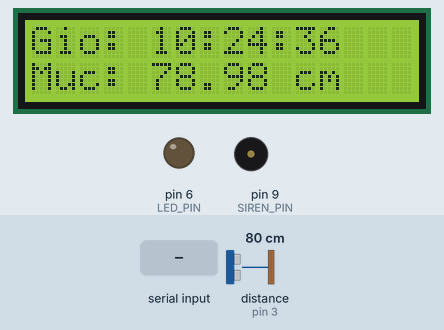
Simulated run of this sketch. Board: Arduino Uno, built with avr-gcc and run on an emulated ATmega328P. On the bench: 16×2 character LCD, output pins drawn as LEDs (lit = HIGH), buzzer (waves = sounding, pin HIGH). Wiring (inferred from the names in the program): ultrasonic range finder: trigger pin 2; echo pin 3. The test bench sets the inputs (shaded band); at power-on: distance to the obstacle (sensor on pin 3) 80 cm. The echo pulse lasts 58.3 µs per cm; the local clock reads 2024-03-15 10:24:30 at power-on unless the sketch sets it; the modem accepts every AT command (registered, SIM ready, sends succeed) and sends nothing else; pins used as bus, display or sensor lines are not drawn; what the sketch prints to the serial monitor is not drawn.

Above: at 7.0 s.
7.1 s: distance to the obstacle (sensor on pin 3) set to 2 cm
At 8.5 s:
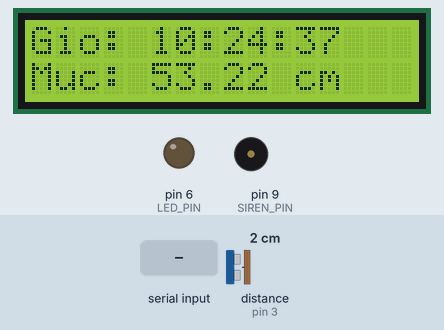
10.4 s: distance to the obstacle (sensor on pin 3) set to 120 cm
At 13.4 s:
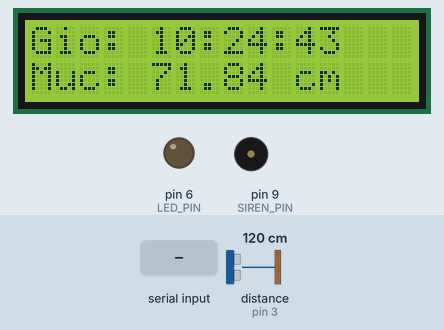
13.5 s: "90 45\n" received over Serial
At 15.8 s:
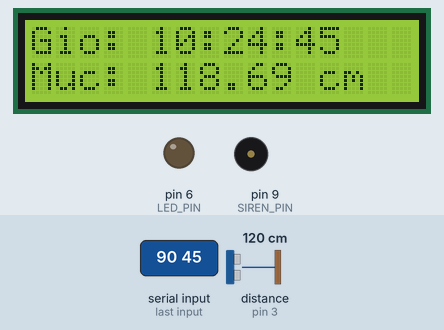
17.6 s: distance to the obstacle (sensor on pin 3) set to 4 cm
At 18.9 s:
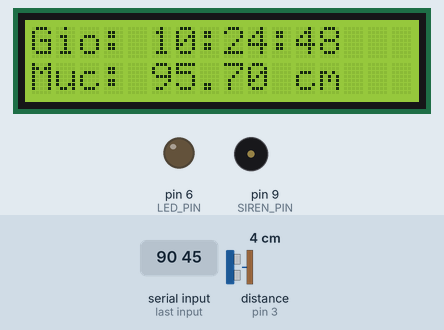
20.9 s: distance to the obstacle (sensor on pin 3) set to 35 cm
At 32.5 s:
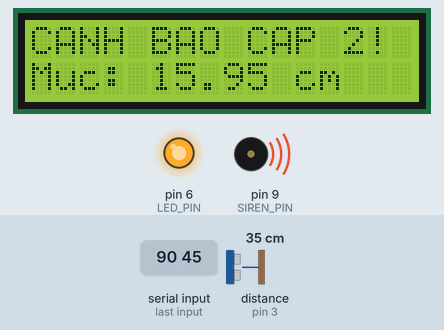
Timing chart, 0 to 33.2 s (numbered marks = the images above; inputs shaded):
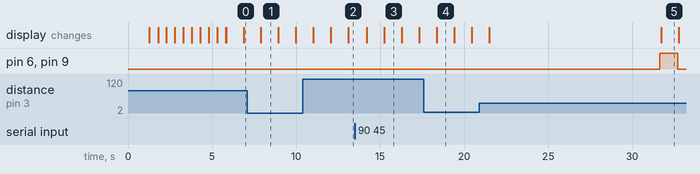

The sketch:

original.ino
```cpp
#include <Wire.h>
#include <LiquidCrystal_I2C.h>
#include <EEPROM.h>
#include <RTClib.h>
#include <SoftwareSerial.h>

#define TRIGGER_PIN 2
#define ECHO_PIN 3
#define LED_PIN 6
#define SIREN_PIN 9
#define SIM_TX 10
#define SIM_RX 11

#define HOUR_SEND 19
#define MINUTE_SEND 00

// Địa chỉ EEPROM
#define ADDR_MIN_DISTANCE 0
#define ADDR_MAX_DISTANCE 4
#define ADDR_LAST_DAY 8

// Ngưỡng cảnh báo 3 cấp độ
#define LEVEL_1_DISTANCE 30.0 // Cấp 1: Nước bắt đầu lên cao
#define LEVEL_2_DISTANCE 20.0 // Cấp 2: Nước nguy hiểm
#define LEVEL_3_DISTANCE 10.0 // Cấp 3: Nước rất nguy hiểm

RTC_DS1307 rtc; // Đã đổi sang DS1307 cho khớp với phần cứng của bạn
SoftwareSerial simSerial(SIM_RX, SIM_TX);
LiquidCrystal_I2C lcd(0x27, 16, 2);

float hysteresis_on = 2.0;
float hysteresis_off = 5.0;
int alert_level = 0; // 0: Không cảnh báo, 1-3: Cấp độ cảnh báo
bool alerting = false;

float min_distance = 1000.0;
float max_distance = 0.0;
String phone_number = "0327484058"; // BẠN NHỚ SỬA LẠI SỐ ĐIỆN THOẠI Ở ĐÂY NHÉ

#define MCU_SIM_BAUDRATE 9600
#define SET_BAUDRATE "AT+IPREX=9600"
bool report_sent = false;

// Biến cho tính trung bình (giảm từ 10 xuống 5)
float distance_samples[5];
int sample_index = 0;
float average_distance = 0.0;
bool samples_filled = false;

// Biến cho nhấp nháy LED và còi
unsigned long last_blink_time = 0;
bool led_state = false;
bool siren_state = false;

void setup() {
  Serial.begin(MCU_SIM_BAUDRATE);
  simSerial.begin(MCU_SIM_BAUDRATE);
  delay(200);

  // Khởi tạo SIM module
  sim_at_cmd("AT");
  sim_at_cmd("AT+IPREX?");
  sim_at_cmd(SET_BAUDRATE);
  sim_at_cmd("ATI");
  sim_at_cmd("AT+CPIN?");
  sim_at_cmd("AT+CSQ");
  sim_at_cmd("AT+CIMI");
  sim_at_cmd("AT+CMGF=1");
  sim_at_cmd("AT+CNMI=1,2,0,0,0");

  if (!rtc.begin()) {
    Serial.println("Khong tim thay RTC");
    while (1);
  }

  if (!rtc.isrunning()) {
    Serial.println("RTC mat nguon, dat thoi gian ban dau");
    rtc.adjust(DateTime(2023, 1, 1, 0, 0, 0));
  }

  Serial.println("Nhap thoi gian (YYYY-MM-DD HH:MM:SS) de cap nhat RTC");

  lcd.init();
  lcd.backlight();
  lcd.setCursor(2, 0);
  lcd.print("Canh Bao Lu");
  delay(500);
  lcd.setCursor(0, 1);
  lcd.print("Khoi Dong");
  delay(500);

  for (int i = 0; i < 7; i++) {
    lcd.setCursor(9 + i, 1);
    lcd.print(".");
    delay(500);
  }
  lcd.clear();

  pinMode(TRIGGER_PIN, OUTPUT);
  pinMode(ECHO_PIN, INPUT);
  pinMode(LED_PIN, OUTPUT);
  pinMode(SIREN_PIN, OUTPUT);
  digitalWrite(LED_PIN, LOW);
  digitalWrite(SIREN_PIN, LOW);

  // Khởi tạo mảng mẫu
  for (int i = 0; i < 5; i++) {
    distance_samples[i] = 0.0;
  }

  // Khôi phục dữ liệu từ EEPROM
  min_distance = readFloatFromEEPROM(ADDR_MIN_DISTANCE);
  max_distance = readFloatFromEEPROM(ADDR_MAX_DISTANCE);
  if (min_distance > 1000.0 || max_distance < 0.0) {
    min_distance = 1000.0;
    max_distance = 0.0;
    writeFloatToEEPROM(ADDR_MIN_DISTANCE, min_distance);
    writeFloatToEEPROM(ADDR_MAX_DISTANCE, max_distance);
  }
}

void loop() {
  DateTime now = rtc.now();
  float distance = measureDistance();
  checkSerialForTimeUpdate();

  // Cập nhật mẫu và tính trung bình (5 mẫu)
  distance_samples[sample_index] = distance;
  sample_index = (sample_index + 1) % 5;
  if (sample_index == 0) samples_filled = true;
  average_distance = 0.0;
  int sample_count = samples_filled ? 5 : sample_index;
  if (sample_count > 0) {
    for (int i = 0; i < sample_count; i++) {
      average_distance += distance_samples[i];
    }
    average_distance /= sample_count;
  }

  // Cập nhật min/max
  if (distance < min_distance) {
    min_distance = distance;
    writeFloatToEEPROM(ADDR_MIN_DISTANCE, min_distance);
  }
  if (distance > max_distance) {
    max_distance = distance;
    writeFloatToEEPROM(ADDR_MAX_DISTANCE, max_distance);
  }

  // Reset min/max khi sang ngày mới
  byte last_day = EEPROM.read(ADDR_LAST_DAY);
  if (now.day() != last_day && now.hour() >= 20) {
    min_distance = distance;
    max_distance = distance;
    writeFloatToEEPROM(ADDR_MIN_DISTANCE, min_distance);
    writeFloatToEEPROM(ADDR_MAX_DISTANCE, max_distance);
    EEPROM.write(ADDR_LAST_DAY, (byte)now.day());
  }

  // Gửi báo cáo hàng ngày
  if (now.hour() == HOUR_SEND && now.minute() == MINUTE_SEND && now.second() == 00 && !report_sent) {
    Serial.println("Thuc hien gui tin nhan bao nuoc theo ngay ");
    String message1 = "Bao cao muc nuoc ngay " + String(now.day()) + "/" + String(now.month()) + "/" + String(now.year()) + ": Muc cao nhat: " + String(min_distance) + " cm, Muc thap nhat: " + String(max_distance) + " cm.";
    Serial.println(message1);
    sendSMS(message1);
    delay(200);
    report_sent = true;
    EEPROM.write(ADDR_LAST_DAY, (byte)now.day());
  }
  else if (now.hour() != 20) {
    report_sent = false;
  }

  // Logic cảnh báo 3 cấp độ
  if (samples_filled) {
    checkAlertLevel(now);
  }

  // Xử lý nhấp nháy LED và còi theo cấp độ
  handleAlertSignals();

  // Hiển thị dữ liệu
  displayData(now, distance, average_distance);
  delay(1000);
}

void checkAlertLevel(DateTime now) {
  int previous_level = alert_level;

  // Xác định cấp độ cảnh báo
  if (average_distance <= LEVEL_3_DISTANCE) {
    alert_level = 3;
  } else if (average_distance <= LEVEL_2_DISTANCE) {
    alert_level = 2;
  } else if (average_distance <= LEVEL_1_DISTANCE) {
    alert_level = 1;
  } else if (average_distance > LEVEL_1_DISTANCE + hysteresis_off) {
    alert_level = 0;
  }

  // Khi cấp độ thay đổi, gửi thông báo
  if (alert_level > previous_level && alert_level > 0) {
    String level_text = "";
    if (alert_level == 1) level_text = "Cap 1 - Canh giac";
    else if (alert_level == 2) level_text = "Cap 2 - Nguy hiem";
    else if (alert_level == 3) level_text = "Cap 3 - Rat nguy hiem";

    String message = "CANH BAO LU " + level_text + " luc " + String(now.hour()) + ":" + String(now.minute()) + " ngay " + String(now.day()) + "/" + String(now.month()) + "/" + String(now.year()) + ". Muc nuoc: " + String(average_distance) + " cm";

    Serial.println(message);
    sendSMS(message);

    // Cấp 3 thực hiện cuộc gọi
    if (alert_level == 3) {
      makeCall();
    }
  }
  alerting = (alert_level > 0);
}

void handleAlertSignals() {
  unsigned long current_time = millis();
  int blink_interval = 0;

  if (alert_level == 0) {
    // Tắt hết
    digitalWrite(LED_PIN, LOW);
    digitalWrite(SIREN_PIN, LOW);
    led_state = false;
    siren_state = false;
  }
  else if (alert_level == 1) {
    // Cấp 1: Chỉ LED nhấp nháy nhanh (200ms)
    blink_interval = 200;
    if (current_time - last_blink_time >= blink_interval) {
      led_state = !led_state;
      digitalWrite(LED_PIN, led_state ? HIGH : LOW);
      digitalWrite(SIREN_PIN, LOW);
      last_blink_time = current_time;
    }
  }
  else if (alert_level == 2) {
    // Cấp 2: LED và còi cùng nhấp nháy nhanh (200ms)
    blink_interval = 200;
    if (current_time - last_blink_time >= blink_interval) {
      led_state = !led_state;
      digitalWrite(LED_PIN, led_state ? HIGH : LOW);
      digitalWrite(SIREN_PIN, led_state ? HIGH : LOW);
      last_blink_time = current_time;
    }
  }
  else if (alert_level == 3) {
    // Cấp 3: LED và còi nhấp nháy rất nhanh (100ms)
    blink_interval = 100;
    if (current_time - last_blink_time >= blink_interval) {
      led_state = !led_state;
      digitalWrite(LED_PIN, led_state ? HIGH : LOW);
      digitalWrite(SIREN_PIN, led_state ? HIGH : LOW);
      last_blink_time = current_time;
    }
  }
}

float measureDistance() {
  digitalWrite(TRIGGER_PIN, LOW);
  delayMicroseconds(2);
  digitalWrite(TRIGGER_PIN, HIGH);
  delayMicroseconds(10);
  digitalWrite(TRIGGER_PIN, LOW);
  long duration = pulseIn(ECHO_PIN, HIGH);
  float distance = duration * 0.034 / 2;
  return distance;
}

void checkSerialForTimeUpdate() {
  if (Serial.available()) {
    String input = Serial.readStringUntil('\n');
    input.trim();
    if (input.length() == 19 && input[4] == '-' && input[7] == '-' && input[10] == ' ' && input[13] == ':' && input[16] == ':') {
      int year = input.substring(0, 4).toInt();
      int month = input.substring(5, 7).toInt();
      int day = input.substring(8, 10).toInt();
      int hour = input.substring(11, 13).toInt();
      int minute = input.substring(14, 16).toInt();
      int second = input.substring(17, 19).toInt();

      if (year >= 2000 && year <= 2099 && month >= 1 && month <= 12 && day >= 1 && day <= 31 && hour >= 0 && hour <= 23 && minute >= 0 && minute <= 59 && second >= 0 && second <= 59) {
        rtc.adjust(DateTime(year, month, day, hour, minute, second));
        Serial.println("Thoi gian RTC da duoc cap nhat: " + input);
      } else {
        Serial.println("Dinh dang thoi gian khong hop le. Vui long nhap: YYYY-MM-DD HH:MM:SS");
      }
    } else {
      Serial.println("Dinh dang thoi gian khong dung. Vui long nhap: YYYY-MM-DD HH:MM:SS");
    }
  }
}

void sim_at_wait() {
  delay(100);
  while (simSerial.available()) {
    Serial.write(simSerial.read());
  }
}

bool sim_at_cmd(String cmd) {
  simSerial.println(cmd);
  sim_at_wait();
  return true;
}

bool sim_at_send(char c) {
  simSerial.write(c);
  return true;
}

void sendSMS(String message) {
  Serial.println("Thuc hien gui tin nhan SMS...");
  simSerial.println("AT+CMGF=1");
  delay(500);

  // Dọn sạch bộ nhớ đệm cũ trước khi gửi lệnh mới
  while(simSerial.available()) simSerial.read();

  // Gửi lệnh khai báo số điện thoại
  simSerial.print("AT+CMGS=\"");
  simSerial.print(phone_number);
  simSerial.print("\"\r"); // QUAN TRỌNG: Chỉ dùng \r, tuyệt đối không dùng println ở dòng này

  delay(1000); // Chờ 1 giây để module SIM hiện dấu >

  Serial.print("SIM cho phep nhap noi dung (Dau >): ");
  while(simSerial.available()) {
    Serial.write(simSerial.read()); // In ra xem có dấu > không
  }
  Serial.println();

  // Đẩy nội dung tin nhắn
  simSerial.print(message);
  delay(500);

  // Gửi mã kết thúc tin nhắn (Ctrl+Z)
  simSerial.write(26);

  Serial.println("--- PHAN HOI TU SIM ---");
  // Lắng nghe liên tục trong 7 giây (chống tràn bộ nhớ)
  unsigned long waitTime = millis();
  while(millis() - waitTime < 7000) {
    if(simSerial.available()) {
      Serial.write(simSerial.read());
    }
  }
  Serial.println("\n-----------------------");
  Serial.println("Da ra lenh xong!");
}

void makeCall() {
  Serial.println("Thuc hien cuoc goi...");
  simSerial.print("ATD");
  simSerial.print(phone_number);
  simSerial.println(";");

  Serial.println("--- TRANG THAI CUOC GOI ---");
  // Đổ chuông 15 giây và lắng nghe liên tục phản hồi
  unsigned long waitTime = millis();
  while(millis() - waitTime < 15000) {
    if(simSerial.available()) {
      Serial.write(simSerial.read());
    }
  }
  Serial.println("\n---------------------------");

  simSerial.println("ATH"); // Cúp máy
  delay(1000);
}

void displayData(DateTime now, float distance, float avg_distance) {
  Serial.print("Thoi gian: ");
  Serial.print(now.hour());
  Serial.print(":");
  if (now.minute() < 10) Serial.print("0");
  Serial.print(now.minute());
  Serial.print(" ");
  Serial.print(now.day());
  Serial.print("/");
  Serial.print(now.month());
  Serial.print("/");
  Serial.print(now.year());
  Serial.print(" | KC: ");
  Serial.print(distance);
  Serial.print(" cm | TB: ");
  Serial.print(avg_distance);
  Serial.print(" cm | Cap: ");
  Serial.println(alert_level);

  lcd.clear();
  if (alerting) {
    lcd.setCursor(0, 0);
    if (alert_level == 1) lcd.print("CANH BAO CAP 1!");
    else if (alert_level == 2) lcd.print("CANH BAO CAP 2!");
    else if (alert_level == 3) lcd.print("CANH BAO CAP 3!");
    lcd.setCursor(0, 1);
    lcd.print("Muc: ");
    lcd.print(avg_distance);
    lcd.print(" cm");
  } else {
    lcd.setCursor(0, 0);
    lcd.print("Gio: ");
    lcd.print(now.hour());
    lcd.print(":");
    if (now.minute() < 10) lcd.print("0");
    lcd.print(now.minute());
    lcd.print(":");
    if (now.second() < 10) lcd.print("0");
    lcd.print(now.second());
    lcd.setCursor(0, 1);
    lcd.print("Muc: ");
    lcd.print(avg_distance);
    lcd.print(" cm");
  }
}

void writeFloatToEEPROM(int address, float value) {
  byte* p = (byte*)&value;
  for (int i = 0; i < sizeof(float); i++) {
    EEPROM.write(address + i, p[i]);
  }
}

float readFloatFromEEPROM(int address) {
  float value;
  byte* p = (byte*)&value;
  for (int i = 0; i < sizeof(float); i++) {
    p[i] = EEPROM.read(address + i);
  }
  return value;
}
```

Measured:
- after the input at 10.4 s, the display: first changes after 0.62 s (image 2 shows a later state)
- after the input at 20.9 s, pin 6 (LED_PIN): LOW → HIGH after 10.7 s instead of 9.7 s; pin 9 (SIREN_PIN): LOW → HIGH after 10.7 s, → LOW 1.1 s later; the display: first changes after 0.58 s (image 5 shows a later state)
- what the display in image 1 shows lasts 1.0 s, from 7.9 s to 8.9 s
